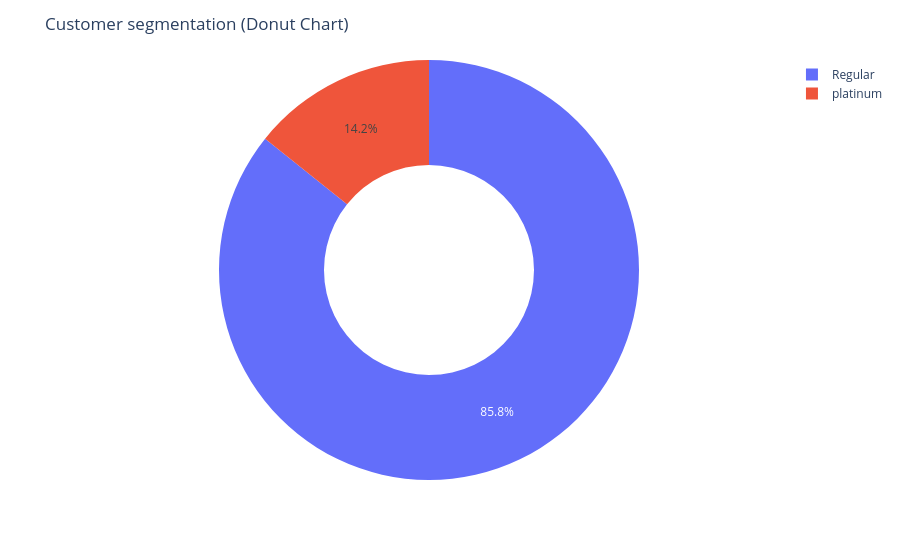

The cell this chart's notebook holds for it:
### Code cell
# CUSTOMER SEGMENTATION
customer_sales=df.groupby("customer_name")["sales"].sum()
platinum=[]
Regular=[]
for customer,value in customer_sales.items():
    if value>5000:
        platinum.append(customer)
    else:
        Regular.append(customer)    
print(f"Customers in Platinum Category are : {len(platinum)}")
print(f"Customers in Regular category are : {len(Regular)}")

import plotly.express as px

# DATA FOR CHART
data=pd.DataFrame({"Category":["platinum","Regular"],"Count":[len(platinum),len(Regular)]})

fig = px.pie(data,names="Category",values="Count",hole=0.5)
fig.update_layout(title="Customer segmentation (Donut Chart)")
fig.show()

### Figure 1 — Plotly figure (JSON) as saved in the notebook; plotly's stock layout.template omitted (floating-point values rounded to 4 significant figures)
{"data": [{"domain": {"x": [0, 1], "y": [0, 1]}, "hole": 0.5, "hovertemplate": "Category=%{label}<br>Count=%{value}<extra></extra>", "labels": ["platinum", "Regular"], "legendgroup": "", "name": "", "showlegend": true, "type": "pie", "values": [113, 680]}], "layout": {"legend": {"tracegroupgap": 0}, "margin": {"t": 60}, "title": {"text": "Customer segmentation (Donut Chart)"}}}
